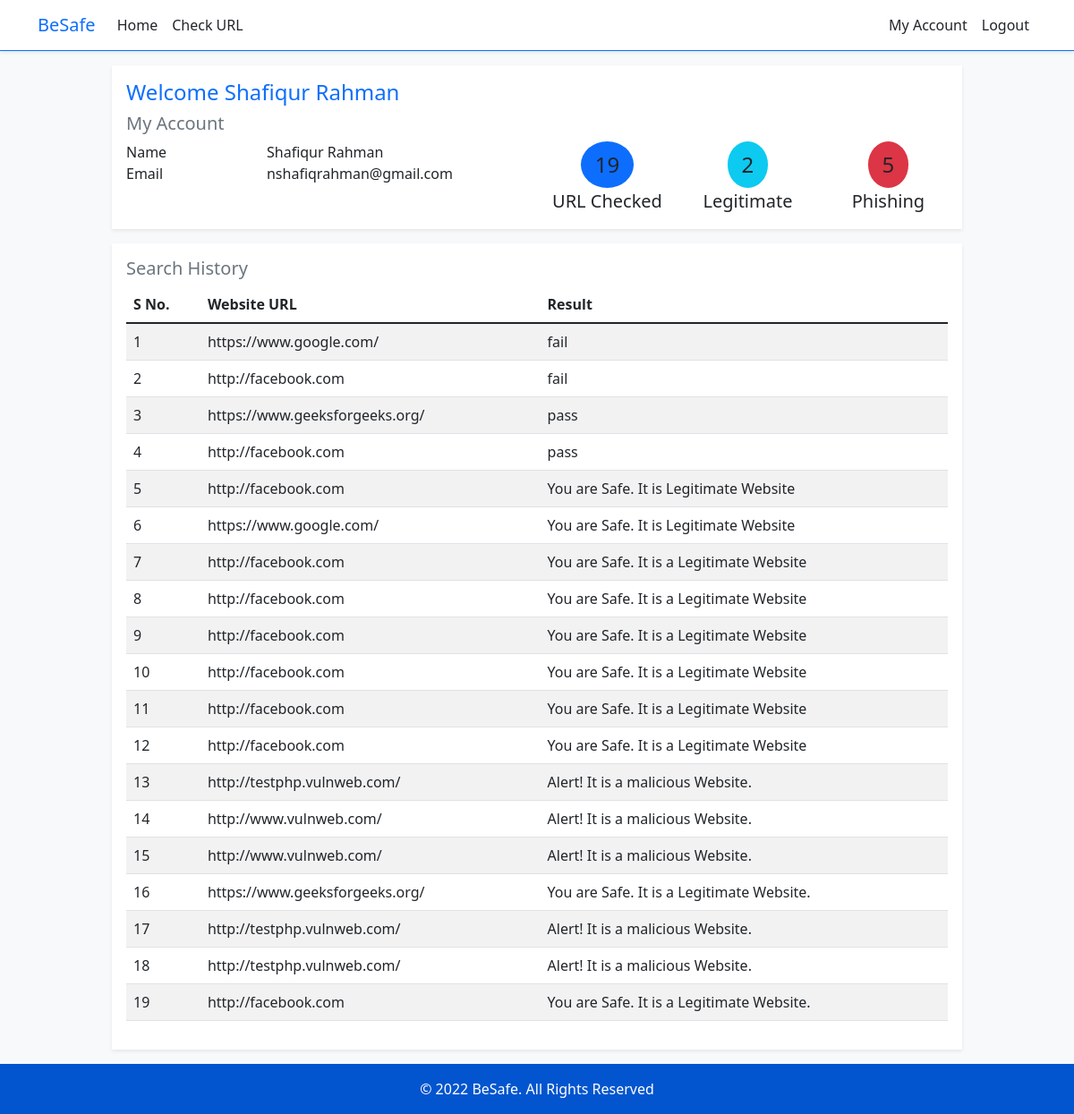
/account (signed in), run on the app's committed database.
### app.py (models this page shows, shortened)
class User(db.Model,UserMixin):
    __tablename__ = 'users'
    id = db.Column(db.Integer,primary_key=True)
    email = db.Column(db.String(64),unique=True,index=True)
    name = db.Column(db.String(64),index=True)
    password_hash = db.Column(db.String(128))

class Phishing(db.Model):
    __tablename__ = 'url_info'
    id = db.Column(db.Integer,primary_key=True)
    url = db.Column(db.String(64),index=True)
    email = db.Column(db.String(64),unique=False,index=True)
    result = db.Column(db.String(64),index=True)

### app.py (the view)
@app.route('/account')
@login_required
def account():
    with open("file.txt") as file:
        Email = file.read()
    user = User.query.filter_by(email=Email).first()
    searches = Phishing.query.filter_by(email=Email).all()
    phishing_count = len(Phishing.query.filter_by(email=Email, result='Alert! It is a malicious Website.').all())
    legitimate_count = len(Phishing.query.filter_by(email=Email, result = 'You are Safe. It is a Legitimate Website.').all())
    return render_template('account.html',all_search = searches,email=Email,name=user.name,length = len(searches),p_count = phishing_count,l_count = legitimate_count)

### app.py (called while the page is built)
@login_manager.user_loader
def load_user(user_id):
    return User.query.get(user_id)

### templates/account.html (shortened to what this page needs)
{% extends "boilerplate.html" %}
{% block content %}
<div class="row">
  <div class="col-10 offset-1 bg-white shadow-sm p-3">
    <h1 class="fs-4 text-primary">Welcome {{ name }}</h1>
    <h2 class="fs-5 text-secondary">My Account</h2>
    <div class="row">
      <div class="col-2">
        <div class="">Name</div>
        <div class="">Email</div>
      </div>
      <div class="col-4">
        <div class="">{{ name }}</div>
        <div class="">{{email}}</div>
      </div>
      <div class="col-2">
        <div class="d-flex align-items-center flex-column">
          <div class="bg-primary rounded-circle px-3 py-2" style="width: fit-content;">
            <div class="fs-4">{{length}}</div>
          </div>
          <span class="fs-5">URL Checked</span>
        </div>
      </div>
      <div class="col-2">
        <div class="d-flex align-items-center flex-column">
          <div class="bg-info rounded-circle px-3 py-2" style="width: fit-content;">
            <div class="fs-4">{{l_count}}</div>
          </div>
          <span class="fs-5">Legitimate</span>
        </div>
      </div>
      <div class="col-2">
        <div class="d-flex align-items-center flex-column">
          <div class="bg-danger rounded-circle px-3 py-2" style="width: fit-content;">
            <div class="fs-4">{{p_count}}</div>
          </div>
          <span class="fs-5">Phishing</span>
        </div>
      </div>
    </div>
  </div>
</div>
<div class="row mt-3">
  <div class="col-10 offset-1 bg-white shadow-sm p-3">
    <h2 class="fs-5 text-secondary">Search History</h2>
    <table class="table table-striped">
      <thead>
        <th>S No.</th>
        <th>Website URL</th>
        <th>Result</th>
      </thead>
      <tbody>
        {% for index in range(length) %}
        <tr>
          <td>{{index + 1}}</td>
          <td>{{all_search[index].url}}</td>
          <td>{{all_search[index].result}}</td>
        </tr>
        {% endfor %}
      </tbody>
    </table>
  </div>
</div>
{% endblock %}

### templates/boilerplate.html (shortened to what this page needs)
<!DOCTYPE html>
<html lang="en">
<head>
    <link href="https://cdn.jsdelivr.net/npm/bootstrap@5.1.3/dist/css/bootstrap.min.css" rel="stylesheet"
>
</head>
<body class="bg-light d-flex flex-column vh-100">
    <nav class="navbar navbar-expand-lg navbar-light shadow-sm bg-white sticky-top border-bottom border-primary">
        <div class="container">
            <a class="navbar-brand text-primary" href="/">BeSafe</a>
            <div class="collapse navbar-collapse" id="navbarNavAltMarkup">
                <div class="navbar-nav">
                    <a class="nav-link text-dark" aria-current="page" href="/">Home</a>
                    <a class="nav-link text-dark" aria-current="page" href="{{url_for('check')}}">Check URL</a>
                </div>
                <div class="navbar-nav ms-auto">
                    {% if current_user.is_authenticated %}
                    <a class="nav-link text-dark" href="{{url_for('account')}}">My Account</a>
                    <a class="nav-link text-dark" href="{{url_for('logout')}}">Logout</a>
                    {% else %}
                    <a class="nav-link text-dark" href="{{url_for('login')}}">Login</a>
                    <a class="nav-link text-dark" href="{{url_for('register')}}">Signup</a>
                    {% endif %}
                </div>
            </div>
        </div>
    </nav>
    <main class="container my-3">
        {% block content %}
        {% endblock %}
    </main>
    <footer class="footer mt-auto">
        <div class="text-white" style="background-color: #0255CF;">
            <div class="container d-flex p-3">
                <div class="mx-auto">&copy; 2022 BeSafe. All Rights Reserved</div>
            </div>
        </div>
    </footer>
</body>
</html>

### data on the page
User: name "Shafiqur Rahman"
Phishing: url "https://www.google.com/", result "fail"
Phishing: url "http://facebook.com", result "fail"
Phishing: url "https://www.geeksforgeeks.org/", result "pass"
Phishing: url "http://facebook.com", result "pass"
Phishing: url "http://facebook.com", result "You are Safe. It is Legitimate Website"
Phishing: url "https://www.google.com/", result "You are Safe. It is Legitimate Website"
Phishing: url "http://facebook.com", result "You are Safe. It is a Legitimate Website"
Phishing: url "http://facebook.com", result "You are Safe. It is a Legitimate Website"
Phishing: url "http://facebook.com", result "You are Safe. It is a Legitimate Website"
Phishing: url "http://facebook.com", result "You are Safe. It is a Legitimate Website"
Phishing: url "http://facebook.com", result "You are Safe. It is a Legitimate Website"
Phishing: url "http://facebook.com", result "You are Safe. It is a Legitimate Website"
Phishing: url "http://testphp.vulnweb.com/", result "Alert! It is a malicious Website."
Phishing: url "http://www.vulnweb.com/", result "Alert! It is a malicious Website."
Phishing: url "http://www.vulnweb.com/", result "Alert! It is a malicious Website."
Phishing: url "https://www.geeksforgeeks.org/", result "You are Safe. It is a Legitimate Website."
Phishing: url "http://testphp.vulnweb.com/", result "Alert! It is a malicious Website."
Phishing: url "http://testphp.vulnweb.com/", result "Alert! It is a malicious Website."
Phishing: url "http://facebook.com", result "You are Safe. It is a Legitimate Website."

### other printed values
{{ email }} "nshafiqrahman@gmail.com"
{{ length }} "19"
{{ l_count }} "2"
{{ p_count }} "5"
{{ index + 1 }} "1" "2" "3" "4" "5" "6" "7" "8" "9" "10" "11" "12" "13" "14" "15" "16" "17" "18" "19"
